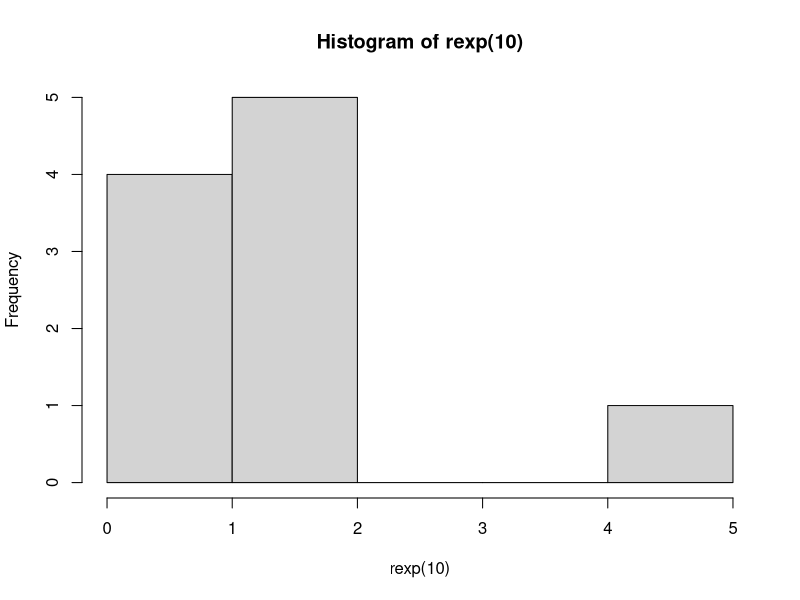
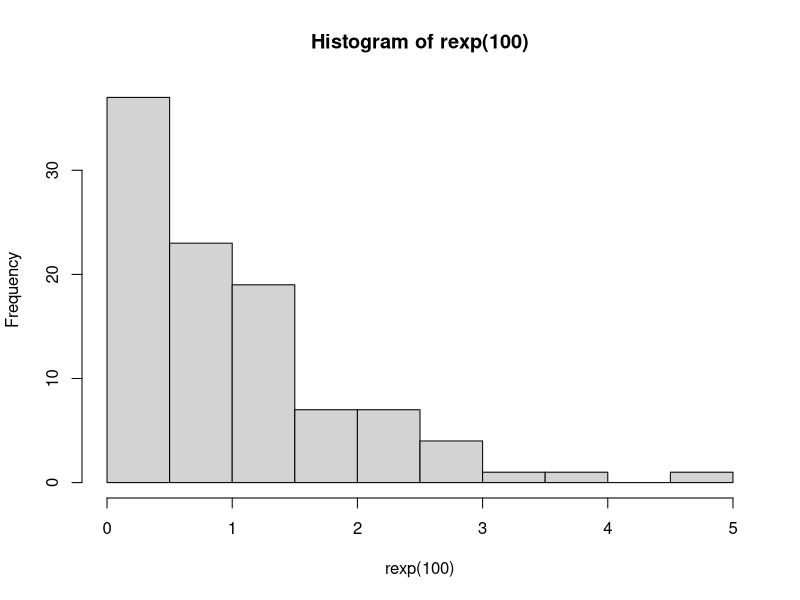
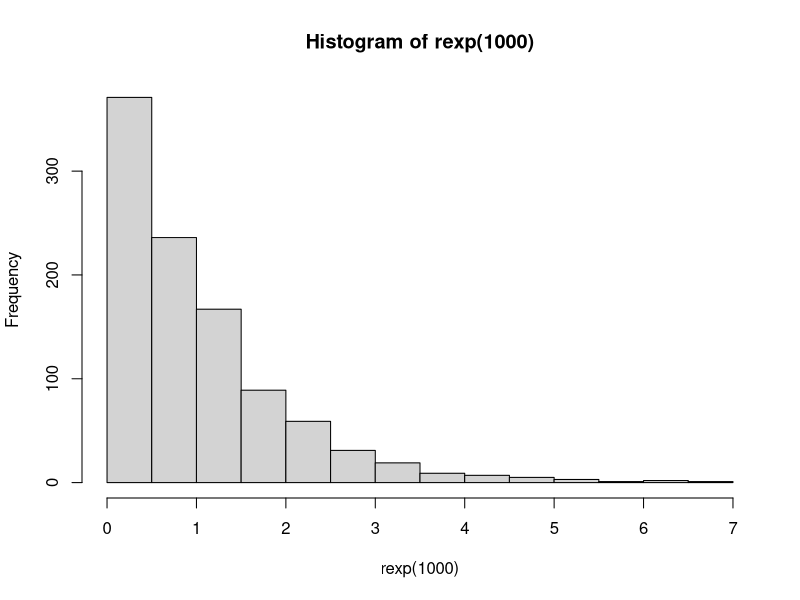
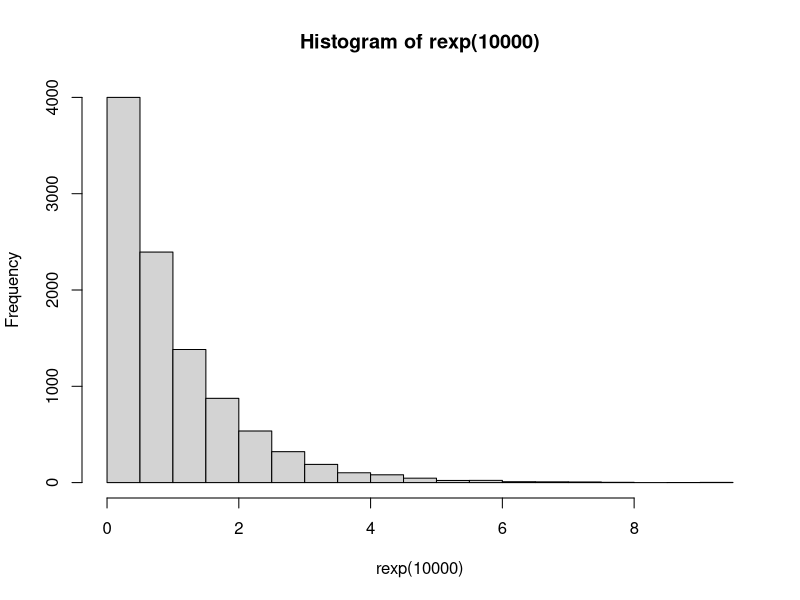

Write R code to recreate these figures, in order.
# bagian a
set.seed(1)
l = 3
#dexp(x = seq(1, 10, by = 0.1) ,)
rexp(10)

# bagian b
hist(rexp(10))
hist(rexp(100))
hist(rexp(1000))
hist(rexp(10000))

# bagian c
# mean
1 / l

# variance
1 / (l * l)
